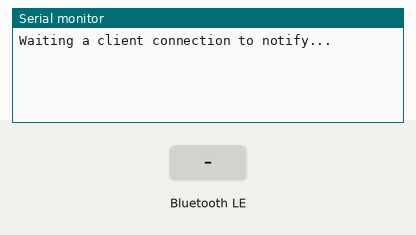
Bench run of a sketch on a simulated ESP32. On the bench: the last lines printed to the serial monitor. The test bench sets the inputs (shaded band). Nothing arrives over Bluetooth unless stated; a phone connects over Bluetooth LE 3 s after start.

Above: at 1.2 s.
1.3 s: Bluetooth LE write "1" received
At 2.5 s:
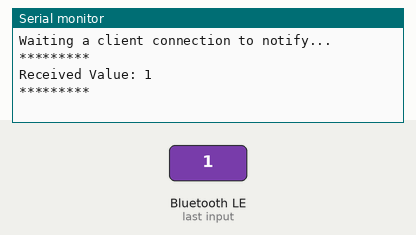
2.8 s: Bluetooth LE write "0" received
At 2.98 s:
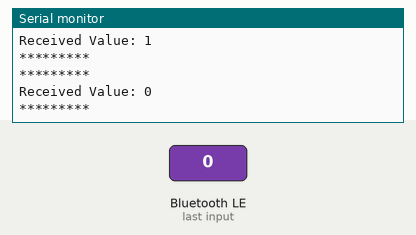
5.8 s: Bluetooth LE write "2" received
At 6.2 s:
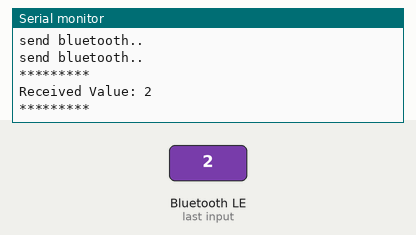

The sketch:

ESP32_BLE.ino
```cpp
#include <BLEDevice.h>
#include <BLEServer.h>
#include <BLEUtils.h>
#include <BLE2902.h>
 #include <Arduino.h>

BLEServer* pServer = NULL;
BLECharacteristic* pCharacteristic = NULL;
bool deviceConnected = false;
bool oldDeviceConnected = false;
uint8_t value = 0;

// See the following for generating UUIDs:
// https://www.uuidgenerator.net/

#define SERVICE_UUID        "4fafc201-1fb5-459e-8fcc-c5c9c331914b"
#define CHARACTERISTIC_UUID "beb5483e-36e1-4688-b7f5-ea07361b26a8"


class MyServerCallbacks: public BLEServerCallbacks {
    void onConnect(BLEServer* pServer) {
      deviceConnected = true;
    };

    void onDisconnect(BLEServer* pServer) {
      deviceConnected = false;
    }
};

class MyCallbacks: public BLECharacteristicCallbacks {
    void onWrite(BLECharacteristic *pCharacteristic) {
      std::string rxValue = pCharacteristic->getValue();

      if (rxValue.length() > 0) {
        Serial.println("*********");
        Serial.print("Received Value: ");
        for (int i = 0; i < rxValue.length(); i++)
          Serial.print(rxValue[i]);

        Serial.println();
        Serial.println("*********");
      }
    }
};


void setup() {
  Serial.begin(115200);

  // Create the BLE Device
  BLEDevice::init("ESP32");

  // Create the BLE Server
  pServer = BLEDevice::createServer();
  pServer->setCallbacks(new MyServerCallbacks());

  // Create the BLE Service
  BLEService *pService = pServer->createService(SERVICE_UUID);

  // Create a BLE Characteristic
  pCharacteristic = pService->createCharacteristic(
                      CHARACTERISTIC_UUID,
                      BLECharacteristic::PROPERTY_READ   |
                      BLECharacteristic::PROPERTY_WRITE  |
                      BLECharacteristic::PROPERTY_NOTIFY |
                      BLECharacteristic::PROPERTY_INDICATE
                    );

  pCharacteristic->setCallbacks(new MyCallbacks());

  // https://www.bluetooth.com/specifications/gatt/viewer?attributeXmlFile=org.bluetooth.descriptor.gatt.client_characteristic_configuration.xml
  // Create a BLE Descriptor
  pCharacteristic->addDescriptor(new BLE2902());

  // Start the service
  pService->start();

  // Start advertising
  pServer->getAdvertising()->start();
  Serial.println("Waiting a client connection to notify...");
}

void loop() {
    // notify changed value
	if (deviceConnected) {
        Serial.println("send bluetooth..");
        String s = "notification string";
        pCharacteristic->setValue(s.c_str());
        pCharacteristic->notify();
        value++;
        delay(2000); // bluetooth stack will go into congestion, if too many packets are sent
    }
    // disconnecting
    if (!deviceConnected && oldDeviceConnected) {
        delay(500); // give the bluetooth stack the chance to get things ready
        pServer->startAdvertising(); // restart advertising
        Serial.println("start advertising");
        oldDeviceConnected = deviceConnected;
    }
    // connecting
    if (deviceConnected && !oldDeviceConnected) {
        // do stuff here on connecting
        oldDeviceConnected = deviceConnected;
    }
}
```

Measured:
- after the input at 1.3 s, the serial monitor: prints a new line after 0.05 s (image 1)
- after the input at 2.8 s, the serial monitor: prints a new line after 0.05 s (image 2)
- after the input at 5.8 s, the serial monitor: prints a new line after 0.05 s (image 3)
